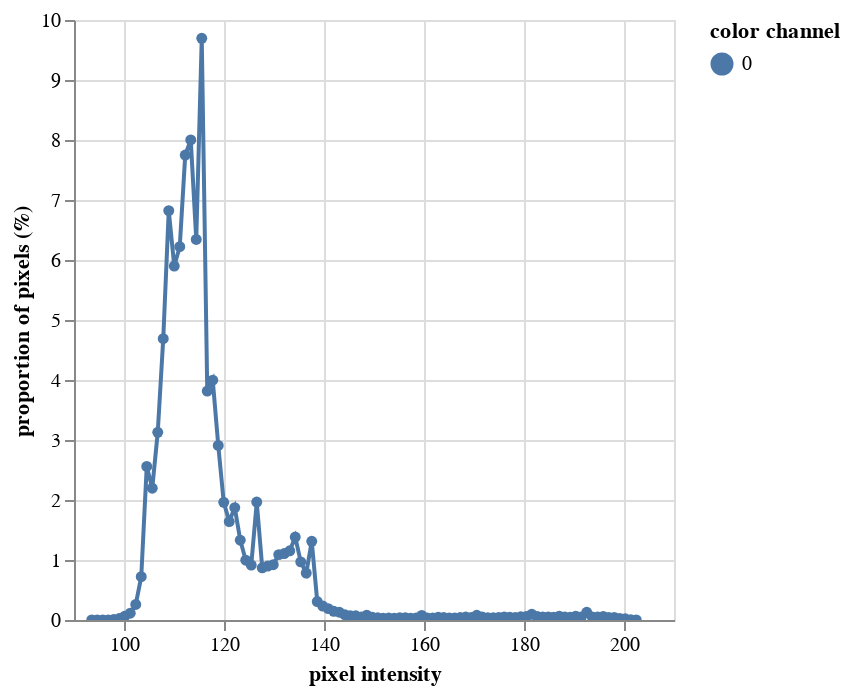

The notebook cell saved with this chart:
### Code cell
# Visualization only, not needed for analysis
hist_figure1, hist_data1 = pcv.visualize.histogram(img = b_img, hist_data=True)

### Figure 1 — Vega-Lite specification as saved in the notebook (floating-point values rounded to 4 significant figures)
{"config": {"view": {"continuousWidth": 300, "continuousHeight": 300}}, "data": {"name": "data-f47b9a331b97dbb885582da440b9bcd2"}, "mark": {"type": "line", "point": true}, "encoding": {"color": {"field": "color channel", "type": "nominal"}, "tooltip": [{"field": "pixel intensity", "type": "quantitative"}, {"field": "proportion of pixels (%)", "type": "quantitative"}], "x": {"field": "pixel intensity", "type": "quantitative"}, "y": {"field": "proportion of pixels (%)", "type": "quantitative"}}, "params": [{"name": "param_1", "select": {"type": "interval", "encodings": ["x", "y"]}, "bind": "scales"}], "$schema": "https://vega.github.io/schema/vega-lite/v5.20.1.json", "datasets": {"data-f47b9a331b97dbb885582da440b9bcd2": [{"pixel intensity": 93.55, "proportion of pixels (%)": 0.0001471, "hist_count": 4, "color channel": "0"}, {"pixel intensity": 94.65, "proportion of pixels (%)": 0.0003309, "hist_count": 9, "color channel": "0"}, {"pixel intensity": 95.75, "proportion of pixels (%)": 0.0007721, "hist_count": 21, "color channel": "0"}, {"pixel intensity": 96.85, "proportion of pixels (%)": 0.002353, "hist_count": 64, "color channel": "0"}, {"pixel intensity": 97.95, "proportion of pixels (%)": 0.007316, "hist_count": 199, "color channel": "0"}, {"pixel intensity": 99.05, "proportion of pixels (%)": 0.02482, "hist_count": 675, "color channel": "0"}, {"pixel intensity": 100.2, "proportion of pixels (%)": 0.06298, "hist_count": 1713, "color channel": "0"}, {"pixel intensity": 101.2, "proportion of pixels (%)": 0.1131, "hist_count": 3075, "color channel": "0"}, {"pixel intensity": 102.3, "proportion of pixels (%)": 0.2592, "hist_count": 7050, "color channel": "0"}, {"pixel intensity": 103.5, "proportion of pixels (%)": 0.7224, "hist_count": 19650, "color channel": "0"}, {"pixel intensity": 104.5, "proportion of pixels (%)": 2.56, "hist_count": 69640, "color channel": "0"}, {"pixel intensity": 105.7, "proportion of pixels (%)": 2.196, "hist_count": 59729, "color channel": "0"}, {"pixel intensity": 106.8, "proportion of pixels (%)": 3.128, "hist_count": 85094, "color channel": "0"}, {"pixel intensity": 107.8, "proportion of pixels (%)": 4.689, "hist_count": 127552, "color channel": "0"}, {"pixel intensity": 109.0, "proportion of pixels (%)": 6.823, "hist_count": 185592, "color channel": "0"}, {"pixel intensity": 110.0, "proportion of pixels (%)": 5.9, "hist_count": 160478, "color channel": "0"}, {"pixel intensity": 111.2, "proportion of pixels (%)": 6.222, "hist_count": 169239, "color channel": "0"}, {"pixel intensity": 112.2, "proportion of pixels (%)": 7.75, "hist_count": 210798, "color channel": "0"}, {"pixel intensity": 113.3, "proportion of pixels (%)": 8.001, "hist_count": 217618, "color channel": "0"}, {"pixel intensity": 114.5, "proportion of pixels (%)": 6.342, "hist_count": 172507, "color channel": "0"}, {"pixel intensity": 115.5, "proportion of pixels (%)": 9.695, "hist_count": 263691, "color channel": "0"}, {"pixel intensity": 116.7, "proportion of pixels (%)": 3.816, "hist_count": 103787, "color channel": "0"}, {"pixel intensity": 117.8, "proportion of pixels (%)": 3.997, "hist_count": 108724, "color channel": "0"}, {"pixel intensity": 118.8, "proportion of pixels (%)": 2.91, "hist_count": 79159, "color channel": "0"}, {"pixel intensity": 120.0, "proportion of pixels (%)": 1.961, "hist_count": 53343, "color channel": "0"}, {"pixel intensity": 121.0, "proportion of pixels (%)": 1.641, "hist_count": 44629, "color channel": "0"}, {"pixel intensity": 122.2, "proportion of pixels (%)": 1.873, "hist_count": 50950, "color channel": "0"}, {"pixel intensity": 123.2, "proportion of pixels (%)": 1.33, "hist_count": 36182, "color channel": "0"}, {"pixel intensity": 124.4, "proportion of pixels (%)": 0.9969, "hist_count": 27115, "color channel": "0"}, {"pixel intensity": 125.5, "proportion of pixels (%)": 0.9156, "hist_count": 24903, "color channel": "0"}, {"pixel intensity": 126.5, "proportion of pixels (%)": 1.966, "hist_count": 53471, "color channel": "0"}, {"pixel intensity": 127.6, "proportion of pixels (%)": 0.8696, "hist_count": 23654, "color channel": "0"}, {"pixel intensity": 128.8, "proportion of pixels (%)": 0.8988, "hist_count": 24446, "color channel": "0"}, {"pixel intensity": 129.9, "proportion of pixels (%)": 0.9214, "hist_count": 25061, "color channel": "0"}, {"pixel intensity": 130.9, "proportion of pixels (%)": 1.09, "hist_count": 29639, "color channel": "0"}, {"pixel intensity": 132.1, "proportion of pixels (%)": 1.108, "hist_count": 30138, "color channel": "0"}, {"pixel intensity": 133.1, "proportion of pixels (%)": 1.153, "hist_count": 31353, "color channel": "0"}, {"pixel intensity": 134.2, "proportion of pixels (%)": 1.382, "hist_count": 37599, "color channel": "0"}, {"pixel intensity": 135.4, "proportion of pixels (%)": 0.9688, "hist_count": 26352, "color channel": "0"}, {"pixel intensity": 136.4, "proportion of pixels (%)": 0.7819, "hist_count": 21267, "color channel": "0"}, {"pixel intensity": 137.6, "proportion of pixels (%)": 1.311, "hist_count": 35666, "color channel": "0"}, {"pixel intensity": 138.6, "proportion of pixels (%)": 0.308, "hist_count": 8377, "color channel": "0"}, {"pixel intensity": 139.8, "proportion of pixels (%)": 0.2322, "hist_count": 6317, "color channel": "0"}, {"pixel intensity": 140.9, "proportion of pixels (%)": 0.1899, "hist_count": 5164, "color channel": "0"}, {"pixel intensity": 141.9, "proportion of pixels (%)": 0.1453, "hist_count": 3952, "color channel": "0"}, {"pixel intensity": 143.1, "proportion of pixels (%)": 0.1296, "hist_count": 3524, "color channel": "0"}, {"pixel intensity": 144.1, "proportion of pixels (%)": 0.08849, "hist_count": 2407, "color channel": "0"}, {"pixel intensity": 145.2, "proportion of pixels (%)": 0.0711, "hist_count": 1934, "color channel": "0"}, {"pixel intensity": 146.4, "proportion of pixels (%)": 0.06996, "hist_count": 1903, "color channel": "0"}, {"pixel intensity": 147.4, "proportion of pixels (%)": 0.05147, "hist_count": 1400, "color channel": "0"}, {"pixel intensity": 148.6, "proportion of pixels (%)": 0.08143, "hist_count": 2215, "color channel": "0"}, {"pixel intensity": 149.6, "proportion of pixels (%)": 0.0454, "hist_count": 1235, "color channel": "0"}, {"pixel intensity": 150.8, "proportion of pixels (%)": 0.03754, "hist_count": 1021, "color channel": "0"}, {"pixel intensity": 151.9, "proportion of pixels (%)": 0.03151, "hist_count": 857, "color channel": "0"}, {"pixel intensity": 152.9, "proportion of pixels (%)": 0.03294, "hist_count": 896, "color channel": "0"}, {"pixel intensity": 154.1, "proportion of pixels (%)": 0.0311, "hist_count": 846, "color channel": "0"}, {"pixel intensity": 155.2, "proportion of pixels (%)": 0.0375, "hist_count": 1020, "color channel": "0"}, {"pixel intensity": 156.2, "proportion of pixels (%)": 0.03871, "hist_count": 1053, "color channel": "0"}, {"pixel intensity": 157.4, "proportion of pixels (%)": 0.02963, "hist_count": 806, "color channel": "0"}, {"pixel intensity": 158.4, "proportion of pixels (%)": 0.03184, "hist_count": 866, "color channel": "0"}, {"pixel intensity": 159.6, "proportion of pixels (%)": 0.07691, "hist_count": 2092, "color channel": "0"}, {"pixel intensity": 160.7, "proportion of pixels (%)": 0.03386, "hist_count": 921, "color channel": "0"}, {"pixel intensity": 161.8, "proportion of pixels (%)": 0.03283, "hist_count": 893, "color channel": "0"}, {"pixel intensity": 162.9, "proportion of pixels (%)": 0.045, "hist_count": 1224, "color channel": "0"}, {"pixel intensity": 163.9, "proportion of pixels (%)": 0.04, "hist_count": 1088, "color channel": "0"}, {"pixel intensity": 165.1, "proportion of pixels (%)": 0.03456, "hist_count": 940, "color channel": "0"}, {"pixel intensity": 166.2, "proportion of pixels (%)": 0.03338, "hist_count": 908, "color channel": "0"}, {"pixel intensity": 167.2, "proportion of pixels (%)": 0.04143, "hist_count": 1127, "color channel": "0"}, {"pixel intensity": 168.4, "proportion of pixels (%)": 0.0486, "hist_count": 1322, "color channel": "0"}, {"pixel intensity": 169.4, "proportion of pixels (%)": 0.0407, "hist_count": 1107, "color channel": "0"}, {"pixel intensity": 170.6, "proportion of pixels (%)": 0.07919, "hist_count": 2154, "color channel": "0"}, {"pixel intensity": 171.7, "proportion of pixels (%)": 0.04901, "hist_count": 1333, "color channel": "0"}, {"pixel intensity": 172.8, "proportion of pixels (%)": 0.03743, "hist_count": 1018, "color channel": "0"}, {"pixel intensity": 173.9, "proportion of pixels (%)": 0.03934, "hist_count": 1070, "color channel": "0"}, {"pixel intensity": 174.9, "proportion of pixels (%)": 0.04121, "hist_count": 1121, "color channel": "0"}, {"pixel intensity": 176.1, "proportion of pixels (%)": 0.05206, "hist_count": 1416, "color channel": "0"}, {"pixel intensity": 177.2, "proportion of pixels (%)": 0.04537, "hist_count": 1234, "color channel": "0"}, {"pixel intensity": 178.2, "proportion of pixels (%)": 0.04235, "hist_count": 1152, "color channel": "0"}, {"pixel intensity": 179.4, "proportion of pixels (%)": 0.05283, "hist_count": 1437, "color channel": "0"}, {"pixel intensity": 180.4, "proportion of pixels (%)": 0.05776, "hist_count": 1571, "color channel": "0"}, {"pixel intensity": 181.6, "proportion of pixels (%)": 0.09507, "hist_count": 2586, "color channel": "0"}, {"pixel intensity": 182.7, "proportion of pixels (%)": 0.05713, "hist_count": 1554, "color channel": "0"}, {"pixel intensity": 183.8, "proportion of pixels (%)": 0.04919, "hist_count": 1338, "color channel": "0"}, {"pixel intensity": 184.9, "proportion of pixels (%)": 0.05162, "hist_count": 1404, "color channel": "0"}, {"pixel intensity": 185.9, "proportion of pixels (%)": 0.04662, "hist_count": 1268, "color channel": "0"}, {"pixel intensity": 187.1, "proportion of pixels (%)": 0.06287, "hist_count": 1710, "color channel": "0"}, {"pixel intensity": 188.2, "proportion of pixels (%)": 0.05246, "hist_count": 1427, "color channel": "0"}, {"pixel intensity": 189.2, "proportion of pixels (%)": 0.04456, "hist_count": 1212, "color channel": "0"}, {"pixel intensity": 190.4, "proportion of pixels (%)": 0.06485, "hist_count": 1764, "color channel": "0"}, {"pixel intensity": 191.4, "proportion of pixels (%)": 0.04857, "hist_count": 1321, "color channel": "0"}, {"pixel intensity": 192.6, "proportion of pixels (%)": 0.1288, "hist_count": 3503, "color channel": "0"}, {"pixel intensity": 193.7, "proportion of pixels (%)": 0.05044, "hist_count": 1372, "color channel": "0"}, {"pixel intensity": 194.8, "proportion of pixels (%)": 0.04949, "hist_count": 1346, "color channel": "0"}, {"pixel intensity": 195.9, "proportion of pixels (%)": 0.05982, "hist_count": 1627, "color channel": "0"}, {"pixel intensity": 196.9, "proportion of pixels (%)": 0.04213, "hist_count": 1146, "color channel": "0"}, {"pixel intensity": 198.1, "proportion of pixels (%)": 0.04257, "hist_count": 1158, "color channel": "0"}, {"pixel intensity": 199.2, "proportion of pixels (%)": 0.02728, "hist_count": 742, "color channel": "0"}, {"pixel intensity": 200.2, "proportion of pixels (%)": 0.0193, "hist_count": 525, "color channel": "0"}, {"pixel intensity": 201.4, "proportion of pixels (%)": 0.006581, "hist_count": 179, "color channel": "0"}, {"pixel intensity": 202.4, "proportion of pixels (%)": 0.002243, "hist_count": 61, "color channel": "0"}]}}
